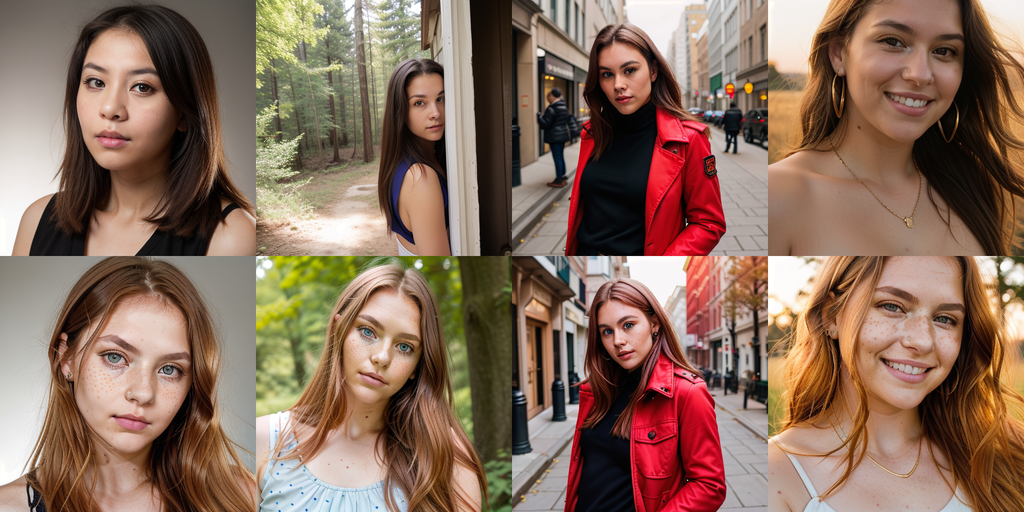
#> input picture scripts/spike-lora-comparison.png, 1024 x 512 px; its folder holds only this picture in this run
$ python -i dataset.py   (imports and definitions only)
#> lines starting #> are read from the running program, lines starting #| are printed output that depends on the picture
"""Turn a folder of reference photos into training-ready square crops.

Real user datasets are tall phone and web images — the first real set averaged
a 0.55 aspect ratio — so a naive centre crop lands on the torso rather than the
face. We detect the face and crop a head-and-shoulders square around it,
falling back to a top-biased crop when detection fails.
"""
from __future__ import annotations

import logging
import shutil
from dataclasses import dataclass
from pathlib import Path

logger = logging.getLogger(__name__)

IMAGE_EXTENSIONS = {".png", ".jpg", ".jpeg", ".webp"}

# Below this the crop is mostly interpolation; fine facial detail is simply not
# in the source and no amount of training recovers it.
UPSCALE_WARN_THRESHOLD = 1.35


@dataclass
class PreparedImage:
    source: Path
    crop_pixels: int
    upscale_factor: float
    face_detected: bool
    has_text_overlay: bool = False
    is_greyscale: bool = False
    duplicate_of: str | None = None
    source_hash: int = 0

    @property
    def low_detail(self) -> bool:
        return self.upscale_factor > UPSCALE_WARN_THRESHOLD

    # [85 lines left out: functions flagged, reason, warning, _detect_text_overlay, _is_greyscale, _perceptual_hash, not called in this run]


def _hamming(a: int, b: int) -> int:
    return bin(a ^ b).count("1")


# Two images within this Hamming distance are the same moment, not variety.
DUPLICATE_DISTANCE = 6


class DatasetPrep:
    """Face-aware square cropping and quality screening for reference photos."""

    def __init__(self, resolution: int = 512) -> None:
        self.resolution = resolution
        self._cascade = None

    def _face_cascade(self):
        if self._cascade is None:
            import cv2
            self._cascade = cv2.CascadeClassifier(
                cv2.data.haarcascades + "haarcascade_frontalface_default.xml")
        return self._cascade

    # [12 lines left out: function collect, not called in this run]

    def _detect_face(self, image):
        import cv2
        import numpy as np
        arr = cv2.cvtColor(np.array(image), cv2.COLOR_RGB2BGR)
        gray = cv2.cvtColor(arr, cv2.COLOR_BGR2GRAY)
        faces = self._face_cascade().detectMultiScale(
            gray, scaleFactor=1.08, minNeighbors=6, minSize=(40, 40))
        if len(faces) == 0:
            return None
        return max(faces, key=lambda f: f[2] * f[3])

    def prepare_one(self, path: Path, out_path: Path) -> PreparedImage:
#> called with out_path = 'out.png'
        from PIL import Image

        image = Image.open(path).convert("RGB")
#> image is the input picture: PIL image 1024x512 RGB; mean R, G, B 137.4, 109, 92.3
        width, height = image.size
#> width = 1024; height = 512
        face = self._detect_face(image)
#> in _detect_face, `gray = cv2.cvtColor(arr, cv2.COLOR_BGR2GRAY)`:
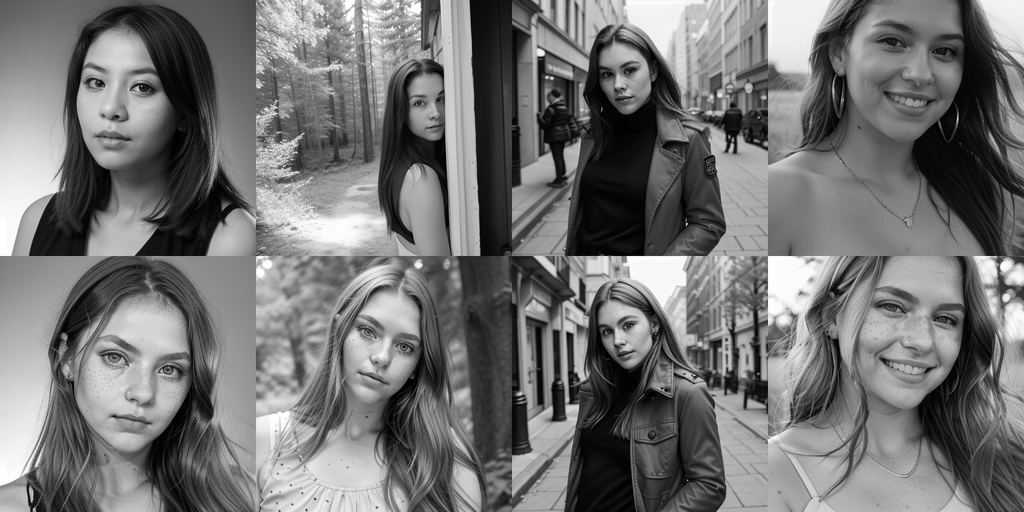
#> gray: shape (512, 1024); min 0, max 255, mean 115.6
#> in _detect_face, `faces = self._face_cascade().detectMultiScale( gray, scaleFactor=1.08,..`: faces = [[587, 46, 67, 67], [211, 430, 53, 53], [401, 78, 62, 62], [588, 303, 64, 64], [58, 39, 119, 119], [332, 297, 105, 105], [71, 309, 139, 139], [843, 259, 142, 142], [850, 2, 126, 126]]
#> face = [843, 259, 142, 142]

        if face is not None:
            fx, fy, fw, fh = face
#> fx = 843; fy = 259; fw = 142; fh = 142
            cx, cy = fx + fw / 2, fy + fh / 2
#> cx = 914; cy = 330
            side = min(max(fw, fh) * 3.0, min(width, height))
#> side = 426
            cy -= side * 0.06  # a little headroom above the eyeline
#> cy = 304.4
            detected = True
        else:
            # Tall images put the subject up top, so bias the crop upward
            # rather than taking the middle (which is usually torso).
            side = min(width, height)
            cx = width / 2
            cy = side / 2 + (height - side) * 0.18 if height > width else height / 2
            detected = False

        side_i = int(round(side))
#> side_i = 426
        left = int(round(min(max(cx - side / 2, 0), width - side)))
#> left = 598
        top = int(round(min(max(cy - side / 2, 0), height - side)))
#> top = 86
        crop = image.crop((left, top, left + side_i, top + side_i))
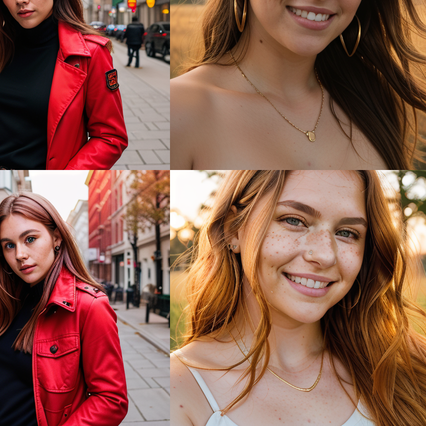
#> crop: PIL image 426x426 RGB; mean R, G, B 141, 94.5, 79.2
        crop = crop.resize((self.resolution, self.resolution), Image.LANCZOS)
#> crop: PIL image 512x512 RGB
#> (the run stopped early here; a loop or call above may not have finished)
